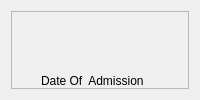
         <widget class="QWidget" name="page">
          <layout class="QGridLayout" name="gridLayout_2">
           <item row="0" column="0">
            <widget class="QFrame" name="frame">
             <property name="frameShape">
              <enum>QFrame::StyledPanel</enum>
             </property>
             <property name="frameShadow">
              <enum>QFrame::Raised</enum>
             </property>
             <widget class="QLineEdit" name="admission_number">
              <property name="geometry">
               <rect>
                <x>330</x>
                <y>80</y>
                <width>211</width>
                <height>31</height>
               </rect>
              </property>
              <property name="styleSheet">
               <string notr="true">background-color:transparent;
border: 2px solid black;</string>
              </property>
             </widget>
             <widget class="QLineEdit" name="fullname">
              <property name="geometry">
               <rect>
                <x>580</x>
                <y>80</y>
                <width>241</width>
                <height>31</height>
               </rect>
              </property>
              <property name="styleSheet">
               <string notr="true">background-color:transparent;
border: 2px solid black;</string>
              </property>
             </widget>
             <widget class="QLabel" name="label">
              <property name="geometry">
               <rect>
                <x>30</x>
                <y>60</y>
                <width>161</width>
                <height>20</height>
               </rect>
              </property>
              <property name="styleSheet">
               <string notr="true">font: 75 12pt &quot;Times New Roman&quot;;</string>
              </property>
              <property name="text">
               <string>Date Of  Admission</string>
              </property>
             </widget>
             <widget class="QDateEdit" name="date_of_admission">
              <property name="geometry">
               <rect>
                <x>30</x>
                <y>80</y>
                <width>241</width>
                <height>31</height>
               </rect>
              </property>
              <property name="styleSheet">
               <string notr="true">
border: 2px solid black;</string>
              </property>
              <property name="calendarPopup">
               <bool>true</bool>
              </property>
             </widget>
             <widget class="QLabel" name="label_2">
              <property name="geometry">
               <rect>
                <x>330</x>
                <y>60</y>
                <width>161</width>
                <height>20</height>
               </rect>
              </property>
              <property name="styleSheet">
               <string notr="true">font: 75 12pt &quot;Times New Roman&quot;;</string>
              </property>
              <property name="text">
               <string>Admission nunber</string>
              </property>
             </widget>
             <widget class="QLabel" name="label_3">
              <property name="geometry">
               <rect>
                <x>580</x>
                <y>60</y>
                <width>181</width>
                <height>20</height>
               </rect>
              </property>
              <property name="styleSheet">
               <string notr="true">font: 75 12pt &quot;Times New Roman&quot;;</string>
              </property>
              <property name="text">
               <string>Fullname(First surname last)</string>
              </property>
             </widget>
             <widget class="QLabel" name="label_4">
              <property name="geometry">
               <rect>
                <x>30</x>
                <y>150</y>
                <width>181</width>
                <height>20</height>
               </rect>
              </property>
              <property name="styleSheet">
               <string notr="true">font: 75 12pt &quot;Times New Roman&quot;;</string>
              </property>
              <property name="text">
               <string>Date Of Birth (dd/mm/yy)</string>
              </property>
             </widget>
             <widget class="QLabel" name="label_7">
              <property name="geometry">
               <rect>
                <x>330</x>
                <y>150</y>
                <width>81</width>
                <height>20</height>
               </rect>
              </property>
              <property name="styleSheet">
               <string notr="true">font: 75 12pt &quot;Times New Roman&quot;;</string>
              </property>
              <property name="text">
               <string>Age (years)</string>
              </property>
             </widget>
             <widget class="QLineEdit" name="age">
              <property name="geometry">
               <rect>
                <x>330</x>
                <y>170</y>
                <width>111</width>
                <height>31</height>
               </rect>
              </property>
              <property name="styleSheet">
               <string notr="true">background-color:transparent;
border: 2px solid black;</string>
              </property>
             </widget>
             <widget class="QComboBox" name="county">
              <property name="geometry">
               <rect>
                <x>590</x>
                <y>170</y>
                <width>201</width>
                <height>31</height>
               </rect>
              </property>
              <property name="styleSheet">
               <string notr="true">
border: 2px solid black;</string>
              </property>
              <item>
               <property name="text">
                <string>Busia</string>
               </property>
              </item>
              <item>
               <property name="text">
                <string>Kisii</string>
               </property>
              </item>
              <item>
               <property name="text">
                <string>Nyamira</string>
               </property>
              </item>
              <item>
               <property name="text">
                <string>Mombasa</string>
               </property>
              </item>
              <item>
               <property name="text">
                <string>Vihiga</string>
               </property>
              </item>
              <item>
               <property name="text">
                <string>Trans Nzoia</string>
               </property>
              </item>
              <item>
               <property name="text">
                <string>Kakamega</string>
               </property>
              </item>
              <item>
               <property name="text">
                <string>Garissa</string>
               </property>
              </item>
              <item>
               <property name="text">
                <string>Nairobi</string>
               </property>
              </item>
              <item>
               <property name="text">
                <string>Kilifi</string>
               </property>
              </item>
              <item>
               <property name="text">
                <string>Kakamega</string>
               </property>
              </item>
              <item>
               <property name="text">
                <string>Bungoma</string>
               </property>
              </item>
              <item>
               <property name="text">
                <string>Kisumu</string>
               </property>
              </item>
              <item>
               <property name="text">
                <string>Siaya</string>
               </property>
              </item>
              <item>
               <property name="text">
                <string>Homabay</string>
               </property>
              </item>
              <item>
               <property name="text">
                <string>Migori</string>
               </property>
              </item>
              <item>
               <property name="text">
                <string>Nairobi</string>
               </property>
              </item>
              <item>
               <property name="text">
                <string>West Pokot</string>
               </property>
              </item>
              <item>
               <property name="text">
                <string>Kiambu</string>
               </property>
              </item>
              <item>
               <property name="text">
                <string>Nyeri</string>
               </property>
              </item>
              <item>
               <property name="text">
                <string>Muranga</string>
               </property>
              </item>
              <item>
               <property name="text">
                <string>non </string>
               </property>
              </item>
             </widget>
             <widget class="QLabel" name="label_16">
              <property name="geometry">
               <rect>
                <x>590</x>
                <y>150</y>
                <width>181</width>
                <height>20</height>
               </rect>
              </property>
              <property name="styleSheet">
               <string notr="true">font: 75 12pt &quot;Times New Roman&quot;;</string>
              </property>
              <property name="text">
               <string>County</string>
              </property>
             </widget>
             <widget class="QLabel" name="label_17">
              <property name="geometry">
               <rect>
                <x>30</x>
                <y>230</y>
                <width>161</width>
                <height>20</height>
               </rect>
              </property>
              <property name="styleSheet">
               <string notr="true">font: 75 12pt &quot;Times New Roman&quot;;</string>
              </property>
              <property name="text">
               <string>SubCounty</string>
              </property>
             </widget>
             <widget class="QLineEdit" name="sub_county">
              <property name="geometry">
               <rect>
                <x>30</x>
                <y>250</y>
                <width>241</width>
                <height>31</height>
               </rect>
              </property>
              <property name="styleSheet">
               <string notr="true">background-color:transparent;
border: 2px solid black;</string>
              </property>
             </widget>
             <widget class="QLineEdit" name="village">
              <property name="geometry">
               <rect>
                <x>330</x>
                <y>250</y>
                <width>241</width>
                <height>31</height>
               </rect>
              </property>
              <property name="styleSheet">
               <string notr="true">background-color:transparent;
border: 2px solid black;</string>
              </property>
             </widget>
             <widget class="QLineEdit" name="phone_number">
              <property name="geometry">
               <rect>
                <x>30</x>
                <y>330</y>
                <width>241</width>
                <height>31</height>
               </rect>
              </property>
              <property name="styleSheet">
               <string notr="true">background-color:transparent;
border: 2px solid black;</string>
              </property>
             </widget>
             <widget class="QLabel" name="label_18">
              <property name="geometry">
               <rect>
                <x>330</x>
                <y>230</y>
                <width>111</width>
                <height>20</height>
               </rect>
              </property>
              <property name="styleSheet">
               <string notr="true">font: 75 12pt &quot;Times New Roman&quot;;</string>
              </property>
              <property name="text">
               <string>Village/Landmark</string>
              </property>
             </widget>
             <widget class="QLabel" name="label_19">
              <property name="geometry">
               <rect>
                <x>30</x>
                <y>310</y>
                <width>161</width>
                <height>20</height>
               </rect>
              </property>
              <property name="styleSheet">
               <string notr="true">font: 75 12pt &quot;Times New Roman&quot;;</string>
              </property>
              <property name="text">
               <string>Phone Number</string>
              </property>
             </widget>
             <widget class="QLabel" name="label_20">
              <property name="geometry">
               <rect>
                <x>590</x>
                <y>230</y>
                <width>181</width>
                <height>20</height>
               </rect>
              </property>
              <property name="styleSheet">
               <string notr="true">font: 75 12pt &quot;Times New Roman&quot;;</string>
              </property>
              <property name="text">
               <string>Marital Status</string>
              </property>
             </widget>
             <widget class="QComboBox" name="marital_status">
              <property name="geometry">
               <rect>
                <x>590</x>
                <y>250</y>
                <width>201</width>
                <height>31</height>
               </rect>
              </property>
              <property name="styleSheet">
               <string notr="true">
border: 2px solid black;</string>
              </property>
              <item>
               <property name="text">
                <string>SINGLE</string>
               </property>
              </item>
              <item>
               <property name="text">
                <string>MARRIED</string>
               </property>
              </item>
              <item>
               <property name="text">
                <string>DEVORCED</string>
               </property>
              </item>
              <item>
               <property name="text">
                <string>WINDOW</string>
               </property>
              </item>
             </widget>
             <widget class="QLineEdit" name="parity">
              <property name="geometry">
               <rect>
                <x>330</x>
                <y>320</y>
                <width>191</width>
                <height>31</height>
               </rect>
              </property>
              <property name="styleSheet">
               <string notr="true">background-color:transparent;
border: 2px solid black;</string>
              </property>
             </widget>
             <widget class="QLineEdit" name="no_of_anc_visits">
              <property name="geometry">
               <rect>
                <x>30</x>
                <y>400</y>
                <width>241</width>
                <height>31</height>
               </rect>
              </property>
              <property name="styleSheet">
               <string notr="true">background-color:transparent;
border: 2px solid black;</string>
              </property>
             </widget>
             <widget class="QLineEdit" name="ovaration">
              <property name="geometry">
               <rect>
                <x>590</x>
                <y>320</y>
                <width>241</width>
                <height>31</height>
               </rect>
              </property>
              <property name="styleSheet">
               <string notr="true">background-color:transparent;
border: 2px solid black;</string>
              </property>
             </widget>
             <widget class="QLabel" name="label_21">
              <property name="geometry">
               <rect>
                <x>330</x>
                <y>300</y>
                <width>161</width>
                <height>20</height>
               </rect>
              </property>
              <property name="styleSheet">
               <string notr="true">font: 75 12pt &quot;Times New Roman&quot;;</string>
              </property>
              <property name="text">
               <string>Parity (A-Z)</string>
              </property>
             </widget>
             <widget class="QLabel" name="label_22">
              <property name="geometry">
               <rect>
                <x>590</x>
                <y>300</y>
                <width>161</width>
                <height>20</height>
               </rect>
              </property>
              <property name="styleSheet">
               <string notr="true">font: 75 12pt &quot;Times New Roman&quot;;</string>
              </property>
              <property name="text">
               <string>ovariation</string>
              </property>
             </widget>
             <widget class="QLabel" name="label_23">
              <property name="geometry">
               <rect>
                <x>30</x>
                <y>380</y>
                <width>161</width>
                <height>20</height>
               </rect>
              </property>
              <property name="styleSheet">
               <string notr="true">font: 75 12pt &quot;Times New Roman&quot;;</string>
              </property>
              <property name="text">
               <string>No of ANC visits</string>
              </property>
             </widget>
             <widget class="QLabel" name="label_24">
              <property name="geometry">
               <rect>
                <x>330</x>
                <y>380</y>
                <width>221</width>
                <height>20</height>
               </rect>
              </property>
              <property name="styleSheet">
               <string notr="true">font: 75 12pt &quot;Times New Roman&quot;;</string>
              </property>
              <property name="text">
               <string>Date of last menstral Period(LMP)</string>
              </property>
             </widget>
             <widget class="QLabel" name="label_25">
              <property name="geometry">
               <rect>
                <x>590</x>
                <y>380</y>
                <width>161</width>
                <height>20</height>
               </rect>
              </property>
              <property name="styleSheet">
               <string notr="true">font: 75 12pt &quot;Times New Roman&quot;;</string>
              </property>
              <property name="text">
               <string>Estimated date of birth</string>
              </property>
             </widget>
             <widget class="QPushButton" name="register_btn">
              <property name="geometry">
               <rect>
                <x>340</x>
                <y>480</y>
                <width>261</width>
                <height>41</height>
               </rect>
              </property>
              <property name="styleSheet">
               <string notr="true">background-color: #788596;
color: rgb(255, 255, 255);
font: 75 14pt &quot;Times New Roman&quot;;
border-radius:20px;</string>
              </property>
              <property name="text">
               <string>Register</string>
              </property>
             </widget>
             <widget class="QLabel" name="label_11">
              <property name="geometry">
               <rect>
                <x>310</x>
                <y>20</y>
                <width>321</width>
                <height>20</height>
               </rect>
              </property>
              <property name="styleSheet">
               <string notr="true">color:#788596;
font: 75 14pt &quot;Times New Roman&quot;;</string>
              </property>
              <property name="text">
               <string>REGISTRATION OF A NEW PATIENT</string>
              </property>
             </widget>
             <widget class="QDateEdit" name="date_of_birth">
              <property name="geometry">
               <rect>
                <x>30</x>
                <y>170</y>
                <width>241</width>
                <height>31</height>
               </rect>
              </property>
              <property name="styleSheet">
               <string notr="true">
border: 2px solid black;</string>
              </property>
              <property name="calendarPopup">
               <bool>true</bool>
              </property>
             </widget>
             <widget class="QDateEdit" name="lmp">
              <property name="geometry">
               <rect>
                <x>330</x>
                <y>400</y>
                <width>241</width>
                <height>31</height>
               </rect>
              </property>
              <property name="styleSheet">
               <string notr="true">
border: 2px solid black;</string>
              </property>
              <property name="calendarPopup">
               <bool>true</bool>
              </property>
             </widget>
             <widget class="QDateEdit" name="estimated_date_of_birth">
              <property name="geometry">
               <rect>
                <x>590</x>
                <y>400</y>
                <width>241</width>
                <height>31</height>
               </rect>
              </property>
              <property name="styleSheet">
               <string notr="true">
border: 2px solid black;</string>
              </property>
              <property name="calendarPopup">
               <bool>true</bool>
              </property>
             </widget>
             <widget class="QLineEdit" name="diagosis">
              <property name="geometry">
               <rect>
                <x>30</x>
                <y>470</y>
                <width>241</width>
                <height>31</height>
               </rect>
              </property>
              <property name="styleSheet">
               <string notr="true">background-color:transparent;
border: 2px solid black;</string>
              </property>
             </widget>
             <widget class="QLabel" name="label_8">
              <property name="geometry">
               <rect>
                <x>40</x>
                <y>450</y>
                <width>61</width>
                <height>16</height>
               </rect>
              </property>
              <property name="styleSheet">
               <string notr="true">font: 75 12pt &quot;Times New Roman&quot;;</string>
              </property>
              <property name="text">
               <string>Diagosis</string>
              </property>
             </widget>
            </widget>
           </item>
          </layout>
         </widget>
